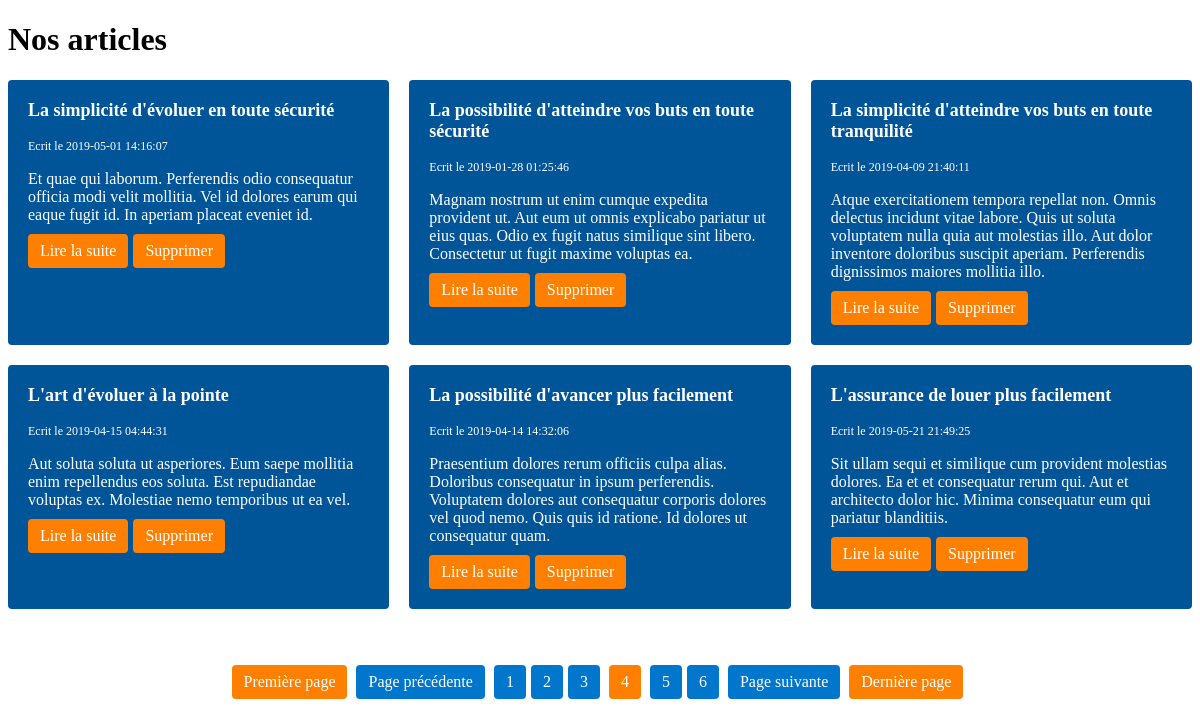
The app's page /index?page=4 with its own data.
### tables this page shows
CREATE TABLE `articles` (
  `id` int(11) NOT NULL,
  `aimage` varchar(1000) DEFAULT NULL,
  `title` varchar(255) NOT NULL,
  `slug` varchar(255) NOT NULL,
  `introduction` text NOT NULL,
  `content` text NOT NULL,
  `created_at` datetime NOT NULL
);

### index.php (called while the page is built, shortened)
<?php
$pdo = new PDO('mysql:host=localhost;dbname=blogpoo;charset=utf8', 'root', '', [
    PDO::ATTR_ERRMODE => PDO::ERRMODE_EXCEPTION,
    PDO::ATTR_DEFAULT_FETCH_MODE => PDO::FETCH_ASSOC
]);
$resultats = $pdo->query('SELECT * FROM articles ORDER BY created_at DESC');
$articles = $resultats->fetchAll();
require('templates/articles/index_html.php');
require('templates/layout_html.php');

### templates/articles/index_html.php (the view, shortened to what this page needs)
<?php
$articlesPerPage = 6;
$page = isset($_GET['page']) ? $_GET['page'] : 1;
$allArticles = getAllArticles();
$totalArticles = count($allArticles);
$totalPages = ceil($totalArticles / $articlesPerPage);
$startIndex = ($page - 1) * $articlesPerPage;
$articles = array_slice($allArticles, $startIndex, $articlesPerPage);
echo "<h1>Nos articles</h1>";
echo '<div class="article-grid">';
foreach ($articles as $article) {
  echo '<div class="article">';
  echo '<h2>' . $article['title'] . '</h2>';
  echo '<small>Ecrit le ' . $article['created_at'] . '</small>';
  echo '<p>' . $article['introduction'] . '</p>';
  echo '<a href="article?id=' . $article['id'] . '">Lire la suite</a>';
  echo '<a href="delete-article?id=' . $article['id'] . '" onclick="return window.confirm(`Êtes-vous sûr de vouloir supprimer cet article ?!`)">Supprimer</a>';
  echo '</div>';
}
echo '</div>';
echo "<br>";
echo "<br>";
echo "<div class='pagination'>";
if ($totalPages > 1) {
    if ($page > 1) {
        echo " <a href='index?page=1'>Première page</a> ";
    }
    if ($page > 1) {
        echo " <a href='index?page=" . ($page - 1) . "'>Page précédente</a> ";
    }
    for ($i = 1; $i <= $totalPages; $i++) {
        if ($i == $page) {
            echo " <span class='current-page'>$i</span> ";
        } else {
            echo "<a href='index?page=$i'>$i</a>";
        }
    }
    if ($page < $totalPages) {
        echo " <a href='index?page=" . ($page + 1) . "'>Page suivante</a> ";
    }
    if ($page < $totalPages) {
        echo " <a href='index?page=$totalPages'>Dernière page</a> ";
    }
}
echo "</div>";
function getAllArticles()
{
    $pdo = new PDO('mysql:host=localhost;dbname=blogpoo;charset=utf8', 'root', '', [
        PDO::ATTR_ERRMODE => PDO::ERRMODE_EXCEPTION,
        PDO::ATTR_DEFAULT_FETCH_MODE => PDO::FETCH_ASSOC
    ]);
    $query = "SELECT * FROM articles";
    $stmt = $pdo->prepare($query);
    $stmt->execute();
    $articles = $stmt->fetchAll();
    return $articles;
}
?>

### templates/style.css (style rules this page uses)
.pagination { margin-top: 20px; text-align: center; }
.pagination a, .pagination span { display: inline-block; padding: 8px 12px; margin-right: 5px; color: #FFF; background-color: #0077CC; border-radius: 4px; text-decoration: none; }
.current-page { background-color: #FF8000; }
.pagination a:first-child, .pagination a:last-child { background-color: #FF8000; }

### templates/layout_html.php (style rules this page uses)
.article-grid { display: grid; grid-template-columns: repeat(3, 1fr); grid-gap: 20px; }
.article { background-color: #005599; padding: 20px; border-radius: 4px; color: #FFF; }
.article h2 { font-size: 18px; margin-top: 0; }
.article small { font-size: 12px; }
.article p { margin-bottom: 10px; }
.article a { display: inline-block; padding: 8px 12px; margin-right: 5px; color: #FFF; background-color: #FF8000; border-radius: 4px; text-decoration: none; }
.pagination { margin-top: 20px; text-align: center; }
.pagination a, .pagination span { display: inline-block; padding: 8px 12px; margin-right: 5px; color: #FFF; background-color: #0077CC; border-radius: 4px; text-decoration: none; }
span.current-page { background-color: #FF8000; }
.pagination a:first-child, .pagination a:last-child { background-color: #FF8000; }

### records on screen
articles: title "La simplicité d'évoluer en toute sécurité", created_at "2019-05-01 14:16:07", introduction "Et quae qui laborum. Perferendis odio consequatur officia modi velit mollitia. Vel id dolores earum qui eaque fugit id. In aperiam placeat eveniet id."
articles: title "La possibilité d'atteindre vos buts en toute sécurité", created_at "2019-01-28 01:25:46", introduction "Magnam nostrum ut enim cumque expedita provident ut. Aut eum ut omnis explicabo pariatur ut eius quas. Odio ex fugit natus similique sint libero. Consectetur ut fugit maxime voluptas ea."
articles: title "La simplicité d'atteindre vos buts en toute tranquilité", created_at "2019-04-09 21:40:11", introduction "Atque exercitationem tempora repellat non. Omnis delectus incidunt vitae labore. Quis ut soluta voluptatem nulla quia aut molestias illo. Aut dolor inventore doloribus suscipit aperiam. Perferendis dignissimos maiores mollitia illo."
articles: title "L'art d'évoluer à la pointe", created_at "2019-04-15 04:44:31", introduction "Aut soluta soluta ut asperiores. Eum saepe mollitia enim repellendus eos soluta. Est repudiandae voluptas ex. Molestiae nemo temporibus ut ea vel."
articles: title "La possibilité d'avancer plus facilement", created_at "2019-04-14 14:32:06", introduction "Praesentium dolores rerum officiis culpa alias. Doloribus consequatur in ipsum perferendis. Voluptatem dolores aut consequatur corporis dolores vel quod nemo. Quis quis id ratione. Id dolores ut consequatur quam."
articles: title "L'assurance de louer plus facilement", created_at "2019-05-21 21:49:25", introduction "Sit ullam sequi et similique cum provident molestias dolores. Ea et et consequatur rerum qui. Aut et architecto dolor hic. Minima consequatur eum qui pariatur blanditiis."
